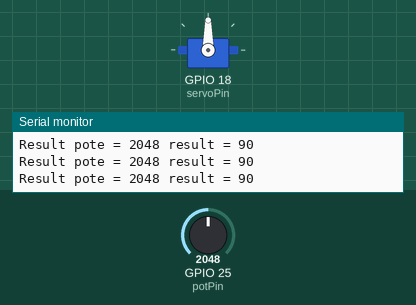
Bench run of a sketch on a simulated ESP32. On the bench: servo, the last lines printed to the serial monitor. Inputs (shaded band) come from the test bench; at power-on: GPIO 25 (potPin) = 2048.

Above: at 1.2 s.
1.3 s: GPIO 25 (potPin) set to 2866
At 2.3 s:
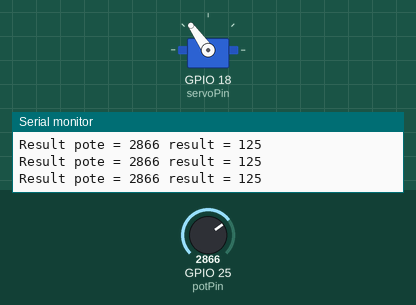
2.8 s: GPIO 25 (potPin) set to 3603
At 3.6 s:
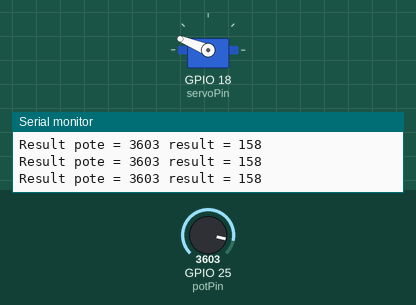
4.3 s: GPIO 25 (potPin) set to 4095
At 4.9 s:
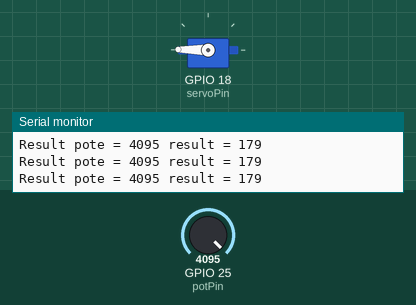
5.8 s: GPIO 25 (potPin) set to 1228
At 6.2 s:
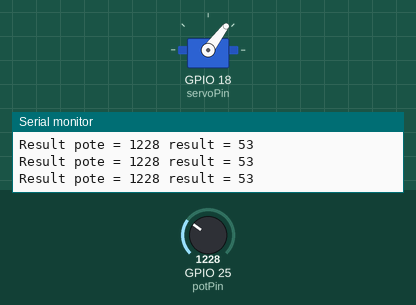
7.3 s: GPIO 25 (potPin) set to 491
At 7.6 s:
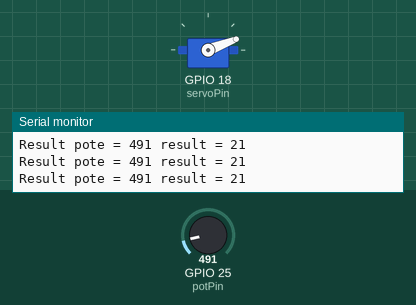
8.8 s: GPIO 25 (potPin) set to 0
At 10.1 s:
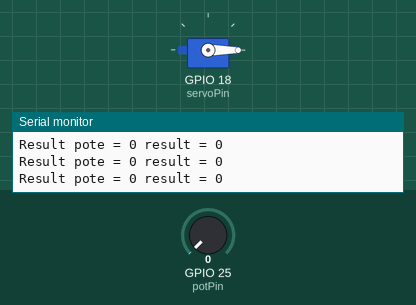
Timing chart, 0 to 11.3 s (numbered marks = the images above; inputs shaded):
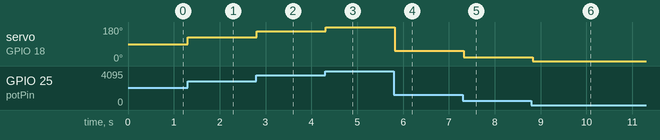

Measured:
- after the input at 1.3 s, servo on GPIO 18 (servoPin): 90° → 125° at once
- after the input at 2.8 s, servo on GPIO 18 (servoPin): 125° → 158° at once
- after the input at 4.3 s, servo on GPIO 18 (servoPin): 158° → 179° at once
- after the input at 5.8 s, servo on GPIO 18 (servoPin): 179° → 53° at once
- after the input at 7.3 s, servo on GPIO 18 (servoPin): 53° → 21° at once
- after the input at 8.8 s, servo on GPIO 18 (servoPin): 21° → 0° at once

The sketch:

servo_pote.ino
```cpp
#include <ESP32Servo.h>

Servo myservo;  // create servo object to control a servo

// Possible PWM GPIO pins on the ESP32: 0(used by on-board button),2,4,5(used by on-board LED),12-19,21-23,25-27,32-33
int servoPin = 18;      // GPIO pin used to connect the servo control (digital out)
// Possible ADC pins on the ESP32: 0,2,4,12-15,32-39; 34-39 are recommended for analog input
int potPin = 25;        // GPIO pin used to connect the potentiometer (analog in)
int ADC_Max = 4096;     // This is the default ADC max value on the ESP32 (12 bit ADC width);
                        // this width can be set (in low-level oode) from 9-12 bits, for a
                        // a range of max values of 512-4096


void setup()
{
  Serial.begin (115200);
  // Allow allocation of all timers
  ESP32PWM::allocateTimer(0);
  ESP32PWM::allocateTimer(1);
  ESP32PWM::allocateTimer(2);
  ESP32PWM::allocateTimer(3);
  myservo.setPeriodHertz(50);// Standard 50hz servo
  myservo.attach(servoPin, 500, 2400);   // attaches the servo on pin 18 to the servo object
                                         // using SG90 servo min/max of 500us and 2400us
                                         // for MG995 large servo, use 1000us and 2000us,
                                         // which are the defaults, so this line could be
                                         // "myservo.attach(servoPin);"
}

void loop() {
  int result, valor;
  result = analogRead(potPin);            // read the value of the potentiometer (value between 0 and 1023)
  valor = map(result, 0, ADC_Max, 0, 180);     // scale it to use it with the servo (value between 0 and 180)
  myservo.write(valor);                  // set the servo position according to the scaled value
  //delay(200);                          // wait for the servo to get there
  Serial.print ("Result pote = ");
  Serial.print (result);
  Serial.print (" result = ");
  Serial.println (valor);
  delay (100);
}
```
